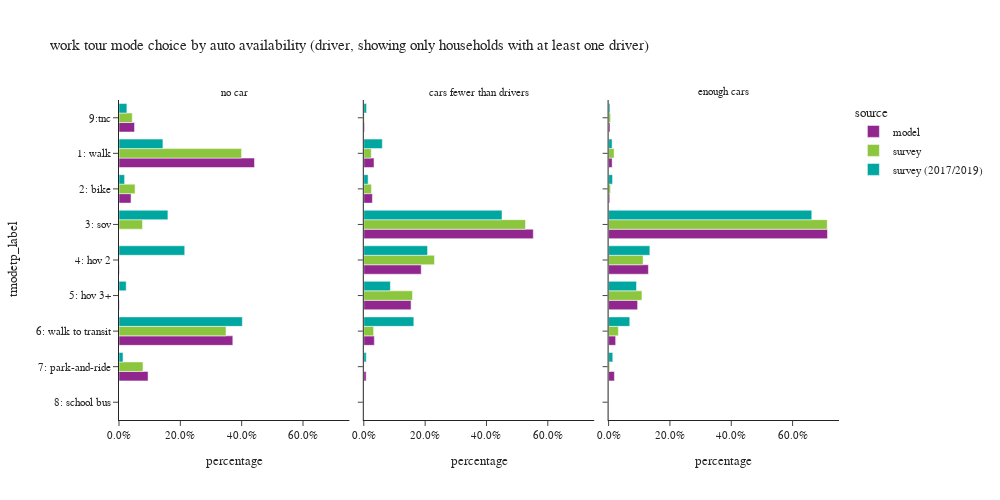

Notebook code cell kept with this figure:
### Code cell
plot_mode_choice(wk_tour.loc[wk_tour['auto_available_driver']!="no dirver"],"auto_available_driver",
                 {"auto_available_driver":["no car", "cars fewer than drivers","enough cars"],
                  "tmodetp_label":["1: walk","2: bike","3: sov","4: hov 2","5: hov 3+","6: walk to transit",
                                   "7: park-and-ride","8: school bus","9: other–survey only"]},
                 "auto availability (driver, showing only households with at least one driver)",3,500,1000)

### Figure 1 — Plotly figure (JSON) as saved in the notebook; plotly's stock layout.template omitted (floating-point values rounded to 4 significant figures)
{"data": [{"alignmentgroup": "True", "customdata": [[13151], [1169], [37], [34], [11047], [2821], [1506]], "hovertemplate": "source=model<br>auto_available_driver=no car<br>percentage=%{x}<br>tmodetp_label=%{y}<br>sample count=%{customdata[0]}<extra></extra>", "legendgroup": "model", "marker": {"color": "#91268F", "pattern": {"shape": ""}}, "name": "model", "offsetgroup": "model", "orientation": "h", "showlegend": true, "textposition": "auto", "type": "bar", "x": [0.4418, 0.03927, 0.001243, 0.001142, 0.3711, 0.09478, 0.0506], "xaxis": "x", "y": ["1: walk", "2: bike", "4: hov 2", "5: hov 3+", "6: walk to transit", "7: park-and-ride", "9:tnc"], "yaxis": "y"}, {"alignmentgroup": "True", "customdata": [[12886], [10857], [213819], [72434], [59621], [13283], [2962], [960]], "hovertemplate": "source=model<br>auto_available_driver=cars fewer than drivers<br>percentage=%{x}<br>tmodetp_label=%{y}<br>sample count=%{customdata[0]}<extra></extra>", "legendgroup": "model", "marker": {"color": "#91268F", "pattern": {"shape": ""}}, "name": "model", "offsetgroup": "model", "orientation": "h", "showlegend": false, "textposition": "auto", "type": "bar", "x": [0.03331, 0.02807, 0.5528, 0.1873, 0.1541, 0.03434, 0.007657, 0.002482], "xaxis": "x2", "y": ["1: walk", "2: bike", "3: sov", "4: hov 2", "5: hov 3+", "6: walk to transit", "7: park-and-ride", "9:tnc"], "yaxis": "y2"}, {"alignmentgroup": "True", "customdata": [[12512], [4079], [772180], [140424], [102315], [24907], [20473], [4984]], "hovertemplate": "source=model<br>auto_available_driver=enough cars<br>percentage=%{x}<br>tmodetp_label=%{y}<br>sample count=%{customdata[0]}<extra></extra>", "legendgroup": "model", "marker": {"color": "#91268F", "pattern": {"shape": ""}}, "name": "model", "offsetgroup": "model", "orientation": "h", "showlegend": false, "textposition": "auto", "type": "bar", "x": [0.01157, 0.00377, 0.7137, 0.1298, 0.09457, 0.02302, 0.01892, 0.004607], "xaxis": "x3", "y": ["1: walk", "2: bike", "3: sov", "4: hov 2", "5: hov 3+", "6: walk to transit", "7: park-and-ride", "9:tnc"], "yaxis": "y3"}, {"alignmentgroup": "True", "customdata": [[53], [26], [3], [2], [93], [7], [6]], "hovertemplate": "source=survey<br>auto_available_driver=no car<br>percentage=%{x}<br>tmodetp_label=%{y}<br>sample count=%{customdata[0]}<extra></extra>", "legendgroup": "survey", "marker": {"color": "#8CC63E", "pattern": {"shape": ""}}, "name": "survey", "offsetgroup": "survey", "orientation": "h", "showlegend": true, "textposition": "auto", "type": "bar", "x": [0.3996, 0.05239, 0.07669, 0.0007927, 0.349, 0.07823, 0.04328], "xaxis": "x", "y": ["1: walk", "2: bike", "3: sov", "4: hov 2", "6: walk to transit", "7: park-and-ride", "9:tnc"], "yaxis": "y"}, {"alignmentgroup": "True", "customdata": [[42], [48], [197], [68], [21], [79], [1], [2]], "hovertemplate": "source=survey<br>auto_available_driver=cars fewer than drivers<br>percentage=%{x}<br>tmodetp_label=%{y}<br>sample count=%{customdata[0]}<extra></extra>", "legendgroup": "survey", "marker": {"color": "#8CC63E", "pattern": {"shape": ""}}, "name": "survey", "offsetgroup": "survey", "orientation": "h", "showlegend": false, "textposition": "auto", "type": "bar", "x": [0.02436, 0.02501, 0.5274, 0.2306, 0.1589, 0.03194, 0.0004224, 0.001455], "xaxis": "x2", "y": ["1: walk", "2: bike", "3: sov", "4: hov 2", "5: hov 3+", "6: walk to transit", "7: park-and-ride", "9:tnc"], "yaxis": "y2"}, {"alignmentgroup": "True", "customdata": [[48], [34], [779], [106], [57], [82], [9], [4]], "hovertemplate": "source=survey<br>auto_available_driver=enough cars<br>percentage=%{x}<br>tmodetp_label=%{y}<br>sample count=%{customdata[0]}<extra></extra>", "legendgroup": "survey", "marker": {"color": "#8CC63E", "pattern": {"shape": ""}}, "name": "survey", "offsetgroup": "survey", "orientation": "h", "showlegend": false, "textposition": "auto", "type": "bar", "x": [0.01793, 0.00617, 0.7129, 0.1125, 0.1087, 0.03183, 0.003492, 0.006483], "xaxis": "x3", "y": ["1: walk", "2: bike", "3: sov", "4: hov 2", "5: hov 3+", "6: walk to transit", "7: park-and-ride", "9:tnc"], "yaxis": "y3"}, {"alignmentgroup": "True", "customdata": [[167], [38], [13], [14], [4], [413], [4], [19]], "hovertemplate": "source=survey (2017/2019)<br>auto_available_driver=no car<br>percentage=%{x}<br>tmodetp_label=%{y}<br>sample count=%{customdata[0]}<extra></extra>", "legendgroup": "survey (2017/2019)", "marker": {"color": "#00A7A0", "pattern": {"shape": ""}}, "name": "survey (2017/2019)", "offsetgroup": "survey (2017/2019)", "orientation": "h", "showlegend": true, "textposition": "auto", "type": "bar", "x": [0.1432, 0.01826, 0.1595, 0.2143, 0.02341, 0.4023, 0.01325, 0.02574], "xaxis": "x", "y": ["1: walk", "2: bike", "3: sov", "4: hov 2", "5: hov 3+", "6: walk to transit", "7: park-and-ride", "9:tnc"], "yaxis": "y"}, {"alignmentgroup": "True", "customdata": [[163], [82], [450], [231], [84], [569], [23], [1], [19]], "hovertemplate": "source=survey (2017/2019)<br>auto_available_driver=cars fewer than drivers<br>percentage=%{x}<br>tmodetp_label=%{y}<br>sample count=%{customdata[0]}<extra></extra>", "legendgroup": "survey (2017/2019)", "marker": {"color": "#00A7A0", "pattern": {"shape": ""}}, "name": "survey (2017/2019)", "offsetgroup": "survey (2017/2019)", "orientation": "h", "showlegend": false, "textposition": "auto", "type": "bar", "x": [0.0604, 0.01409, 0.4507, 0.2079, 0.08667, 0.1631, 0.007975, 7.526e-05, 0.008985], "xaxis": "x2", "y": ["1: walk", "2: bike", "3: sov", "4: hov 2", "5: hov 3+", "6: walk to transit", "7: park-and-ride", "8: school bus", "9:tnc"], "yaxis": "y2"}, {"alignmentgroup": "True", "customdata": [[143], [71], [1699], [346], [169], [536], [56], [3], [26]], "hovertemplate": "source=survey (2017/2019)<br>auto_available_driver=enough cars<br>percentage=%{x}<br>tmodetp_label=%{y}<br>sample count=%{customdata[0]}<extra></extra>", "legendgroup": "survey (2017/2019)", "marker": {"color": "#00A7A0", "pattern": {"shape": ""}}, "name": "survey (2017/2019)", "offsetgroup": "survey (2017/2019)", "orientation": "h", "showlegend": false, "textposition": "auto", "type": "bar", "x": [0.01145, 0.01288, 0.6626, 0.1345, 0.09105, 0.06905, 0.01366, 0.0003705, 0.004419], "xaxis": "x3", "y": ["1: walk", "2: bike", "3: sov", "4: hov 2", "5: hov 3+", "6: walk to transit", "7: park-and-ride", "8: school bus", "9:tnc"], "yaxis": "y3"}], "layout": {"annotations": [{"font": {}, "showarrow": false, "text": "no car", "x": 0.16, "xanchor": "center", "xref": "paper", "y": 1.0, "yanchor": "bottom", "yref": "paper"}, {"font": {}, "showarrow": false, "text": "cars fewer than drivers", "x": 0.5, "xanchor": "center", "xref": "paper", "y": 1.0, "yanchor": "bottom", "yref": "paper"}, {"font": {}, "showarrow": false, "text": "enough cars", "x": 0.84, "xanchor": "center", "xref": "paper", "y": 1.0, "yanchor": "bottom", "yref": "paper"}], "barmode": "group", "height": 500, "legend": {"title": {"text": "source"}, "tracegroupgap": 0}, "title": {"text": "work tour mode choice by auto availability (driver, showing only households with at least one driver)"}, "width": 1000, "xaxis": {"anchor": "y", "domain": [0.0, 0.32], "tickformat": ".1%", "title": {"text": "percentage"}}, "xaxis2": {"anchor": "y2", "domain": [0.34, 0.66], "matches": "x", "tickformat": ".1%", "title": {"text": "percentage"}}, "xaxis3": {"anchor": "y3", "domain": [0.68, 1.0], "matches": "x", "tickformat": ".1%", "title": {"text": "percentage"}}, "yaxis": {"anchor": "x", "categoryarray": ["9: other–survey only", "8: school bus", "7: park-and-ride", "6: walk to transit", "5: hov 3+", "4: hov 2", "3: sov", "2: bike", "1: walk"], "categoryorder": "array", "domain": [0.0, 1.0], "title": {"text": "tmodetp_label"}}, "yaxis2": {"anchor": "x2", "domain": [0.0, 1.0], "matches": "y", "showticklabels": false}, "yaxis3": {"anchor": "x3", "domain": [0.0, 1.0], "matches": "y", "showticklabels": false}}}
